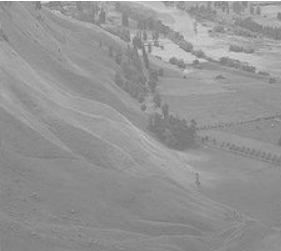
#> input picture 0_img/random.PNG, 281 x 251 px, found by its file name
$ python 4_histo_equalization.py
#> lines starting #> are read from the running program, lines starting #| are printed output that depends on the picture
import cv2
from matplotlib import pyplot as plt

img = cv2.imread("C:/Users/imrk0/Desktop/CV/0_img/random.PNG",0)
#> img: shape (251, 281); min 112, max 255, mean 148
cv2.imshow('Original', img)
plot1 = plt.figure("Original")
plt.hist(img.flatten(),256,[0,256], color = 'r')
plt.xlim([0,256])
plt.xlabel('Pixel values')
plt.ylabel('No. of pixels')

eq=cv2.equalizeHist(img)
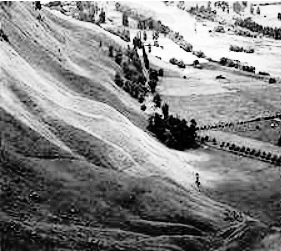
#> eq: shape (251, 281); min 0, max 255, mean 130.6
cv2.imshow('changed', eq)
plot2 = plt.figure("Changed")
plt.hist(eq.flatten(),256,[0,256], color = 'b')
plt.xlim([0,256])
plt.xlabel('Pixel values')
plt.ylabel('No. of pixels')
plt.show()
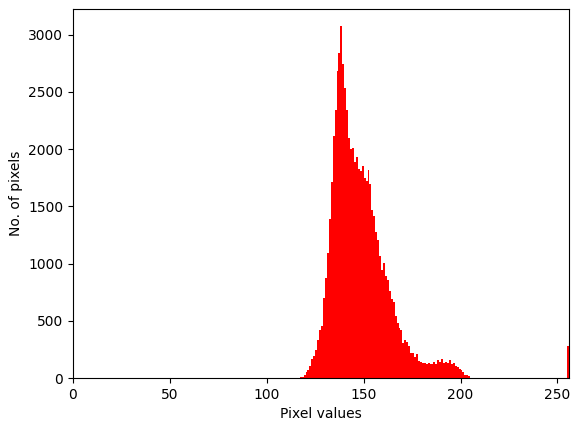
#> figure drawn by matplotlib, 1 panel; tallest bar 3073 high, from x = 138 to 139
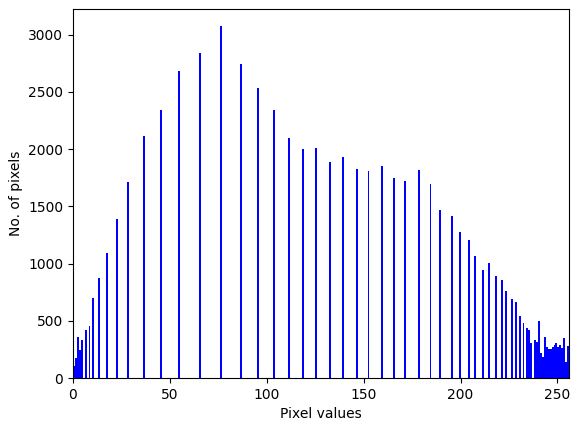
#> figure drawn by matplotlib, 1 panel; tallest bar 3073 high, from x = 76 to 77
